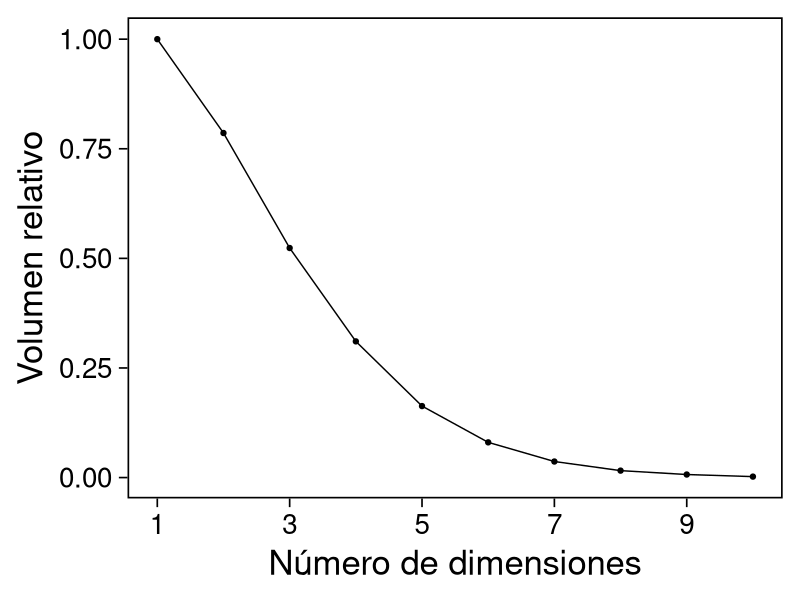
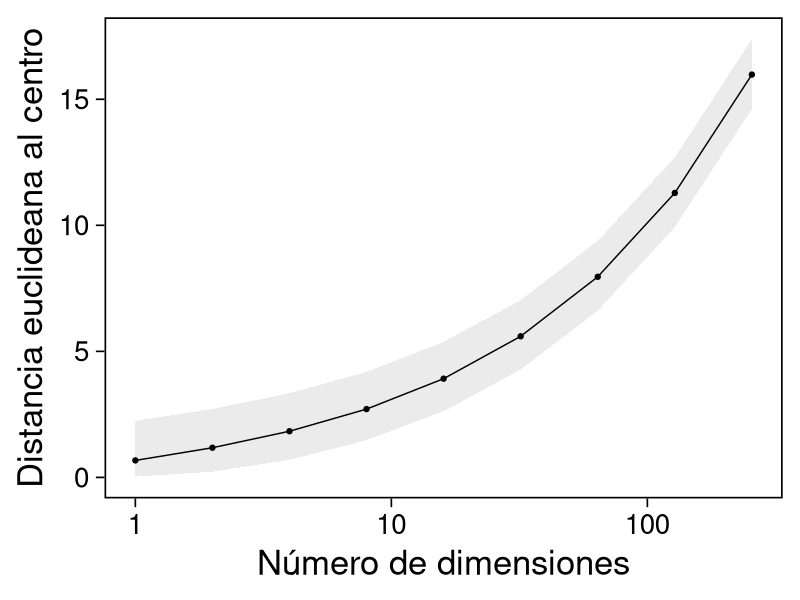
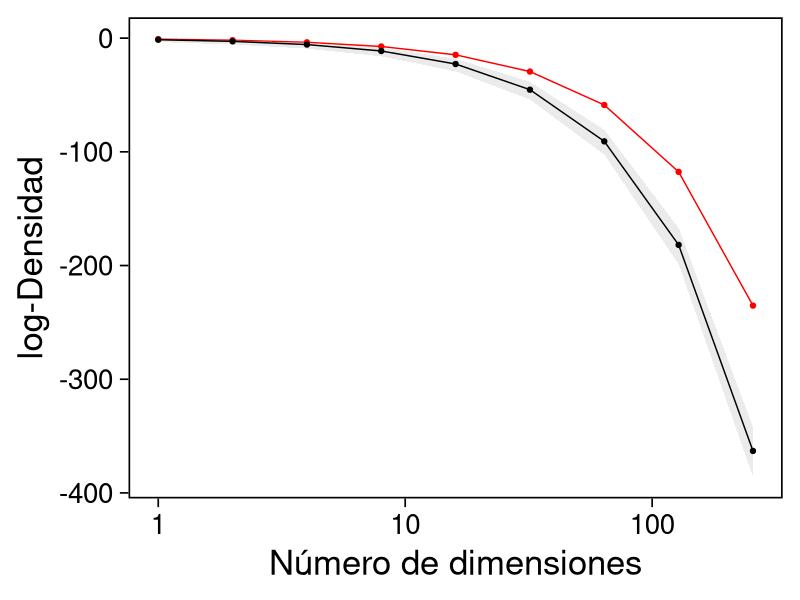
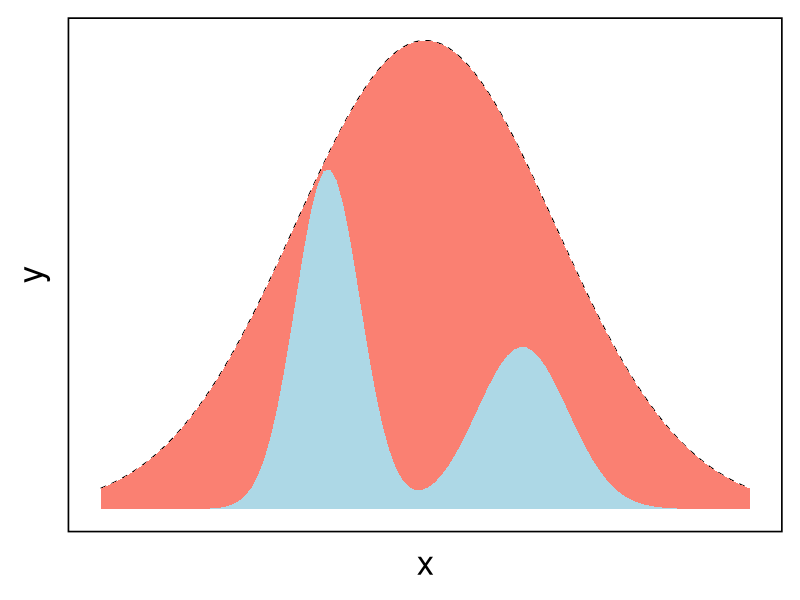
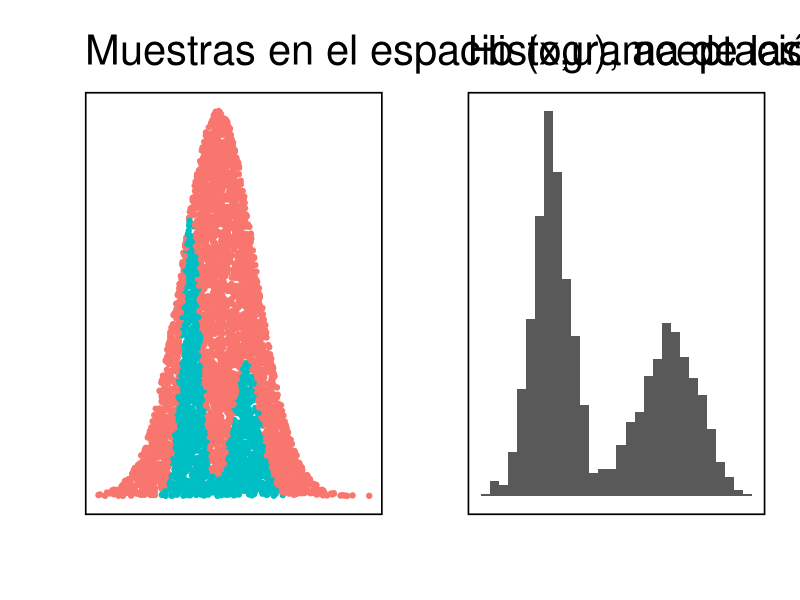
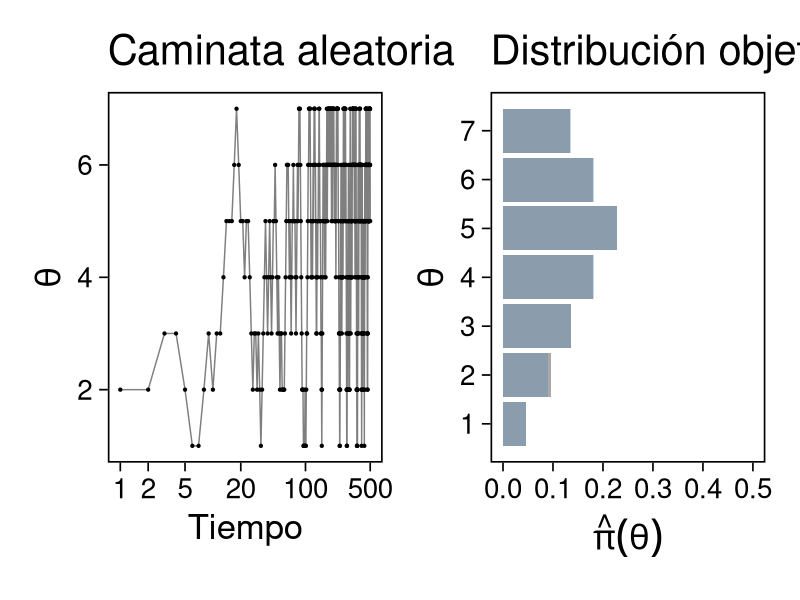
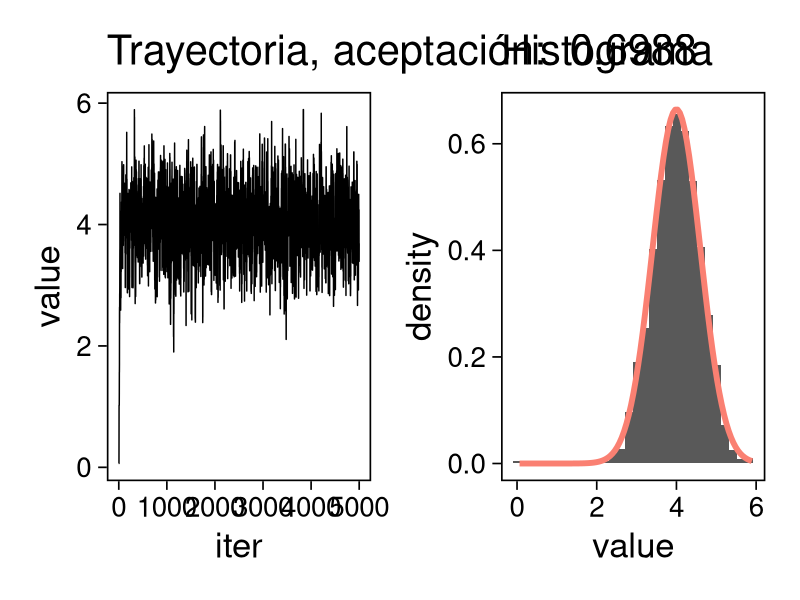
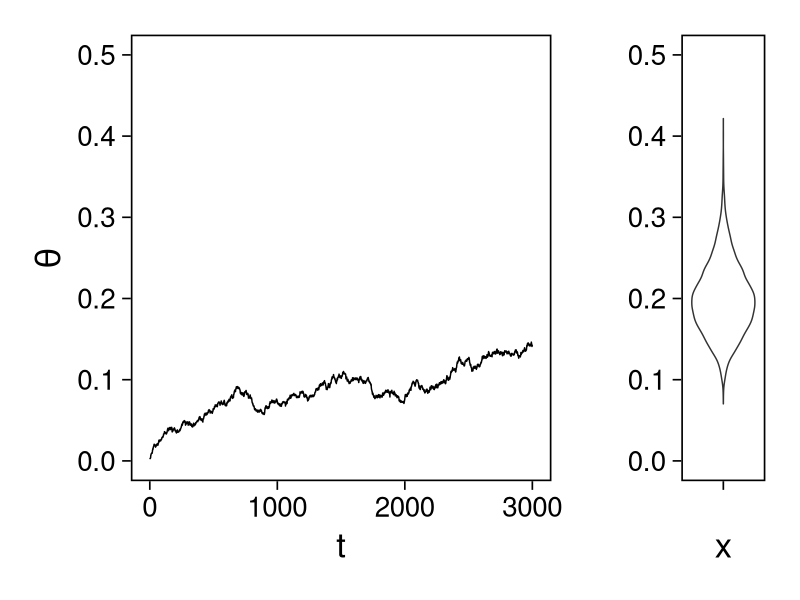

R code for these plots, in order:
## Setup --------------------------------------------
library(tidyverse)
library(patchwork)
library(scales)
## Cambia el default del tamaño de fuente 
theme_set(theme_linedraw(base_size = 25))

## Cambia el número de decimales para mostrar
options(digits = 4)
## Problemas con mi consola en Emacs
options(pillar.subtle = FALSE)
options(rlang_backtrace_on_error = "none")
options(crayon.enabled = FALSE)

color.itam  <- c("#00362b","#004a3b", "#00503f", "#006953", "#008367", "#009c7b", "#00b68f", NA)
sin_lineas <- theme(panel.grid.major = element_blank(), panel.grid.minor = element_blank())
sin_leyenda <- theme(legend.position = "none")
sin_ejes <- theme(axis.ticks = element_blank(), axis.text = element_blank())

distancia_euclideana <- function(u) sqrt(sum(u * u));

experimento <- function(ndim){
  nsamples <- 1e5; 
  y <- matrix(runif(nsamples * ndim, -0.5, 0.5), nsamples, ndim);
  mean(apply(y, 1, distancia_euclideana) < 0.5)
}

tibble(dims = 1:10) |>
  mutate(prob = map_dbl(dims, experimento)) |>
  ggplot(aes(dims, prob)) +
  geom_point() +
  geom_line() +
  sin_lineas +
  scale_x_continuous(breaks=c(1, 3, 5, 7, 9)) +
xlab("Número de dimensiones") +
ylab("Volumen relativo")

tibble(dim = 2**seq(0, 8)) |>
  mutate(.centro = sqrt(qchisq(.50, dim)),
         .lower = sqrt(qchisq(.025, dim)),
         .upper = sqrt(qchisq(.975, dim))) |>
ggplot(aes(dim, .centro)) +
geom_ribbon(aes(ymin = .lower, ymax = .upper), alpha = .3, fill = "gray") + 
geom_line() + geom_point() + sin_lineas +
scale_x_log10() +
ylab("Distancia euclideana al centro") +
xlab("Número de dimensiones")

tibble(dim = 2**seq(0, 8)) |>
  mutate(.resultados  = map(dim, function(ndim){
           x <- unlist(purrr::rerun(10000, sum(dnorm(rnorm(ndim),log = TRUE))))
           tibble(x = x) |>
             summarise(.densidad_tip = mean(x),
                       .lower_densidad = quantile(x, .025),
                       .upper_densidad = quantile(x, .975),
                       .densidad_moda = sum(dnorm(rep(0, ndim), log = TRUE)))
         })) |>
  unnest(.resultados) |>
  ggplot(aes(dim, .densidad_tip)) +
  geom_line(aes(y = .densidad_moda), col = 'red') +
  geom_point(aes(y = .densidad_moda), col = 'red') + 
  geom_ribbon(aes(ymin = .lower_densidad, ymax = .upper_densidad), alpha = .3, fill = "gray") + 
  geom_line() + geom_point() + sin_lineas +
  scale_x_log10() +
  ylab("log-Densidad") +
  xlab("Número de dimensiones")

## Muestreo por aceptacion rechazo ---------------

crea_mezcla <- function(weights){
  function(x){
    weights$w1 * dnorm(x, mean = -1.5, sd = .5) +
      weights$w2 * dnorm(x, mean = 1.5, sd = .7)
  }
}

objetivo <- crea_mezcla(list(w1 = .6, w2 = .4))

tibble(x = seq(-5, 5, length.out = 100)) |>
  mutate(y = objetivo(x),
         aprox = 3.3 * dnorm(x, 0, sd = 2)) |>
  ggplot(aes(x,y)) +
  geom_area(fill = "lightblue") +
  geom_line(aes(x, aprox), lty = 2) +
  geom_ribbon(aes(ymin = y, ymax = aprox), fill = "salmon") + sin_lineas +
  sin_ejes

crea_mezcla <- function(weights){
  function(x){
    weights$w1 * dnorm(x, mean = -1.5, sd = .5) +
      weights$w2 * dnorm(x, mean = 1.5, sd = .7)
  }
}
objetivo <- crea_mezcla(list(w1 = .6, w2 = .4))
M        <- 3.3

library(R6)
ModeloNormal <- R6Class("ProbabilityModel", list(
      mean = NA, sd = NA,
      initialize = function(mean = 0, sd = 1){ ## Inicializador
        self$mean = mean; self$sd   = sd
      },
      sample = function(n = 1){                ## Muestreador
        rnorm(n, self$mean, sd = self$sd)              
      },
      density = function(x, log = TRUE){       ## Densidad
        dnorm(x, self$mean, sd = self$sd, log = log)
      }))

crea_rejection_sampling <- function(objetivo, aprox, M){
  function(niter){
    muestras <- matrix(nrow = niter, ncol = 3)
    for (ii in seq(1, niter)){
      propuesta <- aprox$sample()
      p <- objetivo(propuesta)
      g <- aprox$density(propuesta, log = FALSE)
      u <- runif(1)
      if (u < p/(M * g)) {  ## Aceptamos 
        muestras[ii, 1] <- 1
      } else {              ## Rechazamos 
        muestras[ii, 1] <- 0
      }
      muestras[ii, 2] <- propuesta
      muestras[ii, 3] <- u 
    }
    colnames(muestras) <- c("accept", "value", "auxiliar")
    muestras
  }
}

modelo.muestreo  <- ModeloNormal$new(mean = 0, sd = 2)
muestreo_rechazo <- crea_rejection_sampling(objetivo, modelo.muestreo, M)

muestras <- muestreo_rechazo(5000) |>
  as.tibble() |>
  mutate(density = modelo.muestreo$density(value, log = FALSE))

g1 <- muestras |>
  ggplot(aes(value, auxiliar * modelo.muestreo$density(value, log = FALSE))) +
  geom_point(aes(color = factor(accept))) + sin_lineas + sin_ejes + sin_leyenda +
  xlab("") + ylab("") +
  ggtitle(paste("Muestras en el espacio (x,u), aceptación: ", mean(muestras$accept)))

g2 <- muestras |>
  filter(accept == 1) |>
  ggplot(aes(value)) +
  geom_histogram() + 
  sin_lineas + sin_ejes + sin_leyenda +
  xlab("") + ylab("") +
  ggtitle("Histograma de las muestras generadas")

g1 + g2

## Caminata entre islas --------------------------
set.seed(1087)

islas <- tibble(islas = 1:7, pob = c(1,2,3,4,5,4,3))
camina_isla <- function(i){ # i: isla actual
  u_izq <- runif(1) # Lanzamos volado para ver si nos vamos izq o der. 
  v <- ifelse(u_izq < 0.5, i - 1, i + 1)  # Pedimos índice isla vecina. 
  if (v < 1 | v > 7) { # si estas en los extremos y el volado indica salir
    return(i)
  }
  u_cambio <- runif(1) # Moneda de aceptacion de cambio
  p_cambio = min(islas$pob[v]/islas$pob[i], 1)
  if (u_cambio < p_cambio) {
    return(v) # isla destino
  }
  else {
    return(i) # me quedo en la misma isla
  }
}

pasos <- 100000; iteraciones <- numeric(pasos)
iteraciones[1] <- sample(1:7, 1) # isla inicial
for (j in 2:pasos) {
    iteraciones[j] <- camina_isla(iteraciones[j - 1])
}
caminata <- tibble(paso = 1:pasos, isla = iteraciones)

plot_caminata <- ggplot(caminata[1:500, ], aes(x = paso, y = isla)) +
  geom_point(size = 0.8) +
  geom_path(alpha = 0.5) +
  labs(title = "Caminata aleatoria") +
  scale_x_continuous(trans = "log10", "Tiempo", breaks = c(1, 2, 5, 20, 100, 500)) +
  scale_y_continuous( expression(theta)) + sin_lineas
plot_dist <- ggplot(caminata, aes(x = isla)) +
  geom_bar(fill = "darkgray", aes(y = (..count..)/sum(..count..))) +
  geom_bar(data = islas |>  mutate(prop = pob/sum(pob)),
           aes(x = islas, y = prop), fill = "steelblue", alpha = .3, stat = "identity") + 
  scale_x_continuous(expression(theta), breaks = 1:10) +
  ylim(0,.5) + 
  labs(title = "Distribución objetivo (Histograma)", 
       y = expression(hat(pi)(theta))) + sin_lineas + coord_flip()
plot_caminata + plot_dist

## Caminata en espacio continuo ------------------------

ModeloUniforme <- R6Class("ProbabilityModel", list(
     a = NA, b = NA, 
     initialize = function(a = 0, b = 1){
       self$a = a; self$b = b
     }, 
     sample = function(n = 1){
       runif(n, self$a, self$b)              
     },
     density = function(x, log = TRUE){
       dunif(x, self$a, self$b, log = log)
     }))

crea_cadena_markov <- function(objetivo, muestreo){
  function(niter){
    muestras <- matrix(nrow = niter, ncol = 2)
    ## Empezamos en algun lugar
    estado   <- muestreo$sample()
    muestras[1,2] <- estado
    muestras[1,1] <- 1
    for (ii in 2:niter){
      ## Generamos un candidato
      propuesta   <- estado + muestreo$sample()
      p_propuesta <- objetivo$density(propuesta, log = FALSE)
      p_estado    <- objetivo$density(estado, log = FALSE)
      ## Evaluamos probabilidad de aceptar
      if (runif(1) < p_propuesta/p_estado) {
        muestras[ii, 1] <- 1 ## Aceptamos
        muestras[ii, 2] <- propuesta
      } else {
        muestras[ii, 1] <- 0 ## Rechazamos
        muestras[ii, 2] <- estado
      }
      estado <- muestras[ii, 2]
    }
    colnames(muestras) <- c("accept", "value")
    muestras
  }
}

objetivo <- ModeloNormal$new(mean = 4, sd = .6)
muestreo <- ModeloUniforme$new(a = -1, b = 1)

mcmc <- crea_cadena_markov(objetivo, muestreo)
muestras <- mcmc(5000)

g1 <- muestras |>
  as.tibble() |>
  mutate(iter = 1:n()) |>
  ggplot(aes(iter, value)) +
  geom_line() + sin_lineas + 
  ggtitle(paste("Trayectoria, aceptación: ", mean(muestras[,1])))

g2 <- muestras |>
  as.tibble() |>
  ggplot(aes(value)) +
  geom_histogram(aes(y = ..density..)) +
  stat_function(fun = objetivo$density,
                args = list(log = FALSE),
                color = "salmon",
                size = 2) + sin_lineas + 
  ggtitle("Histograma")

g1 + g2

## Implementacion Metropolis Hastings -----------------------
ModeloGamma <-
  R6Class("ProbabilityModel",
          list(
            shape = NA,
            rate  = NA, 
            initialize = function(a = 0, b = 1){
              self$shape = a
              self$rate  = b
            }, 
            sample = function(n = 1){
              rgamma(n, shape = self$shape, rate = self$rate)              
            },
            density = function(x, log = TRUE){
              dgamma(x, shape = self$shape, rate = self$rate, log = log)
            }           
          ))

### Muestreador Metropolis-Hastings -------------------------
crea_metropolis_hastings <- function(objetivo, muestreo){
  ## Este muestreador aprovecha la simetría de la propuesta 
  function(niter){
    ## Empezamos en algun lugar
    estado <- muestreo$sample()
    ndim <- length(estado) 
    muestras <- matrix(nrow = niter, ncol = ndim + 1)      
    muestras[1,2:(ndim+1)] <- estado
    muestras[1,1] <- 1
    for (ii in 2:niter){
      propuesta   <- estado + muestreo$sample()
      log_pi_propuesta <- objetivo$density(propuesta)
      log_pi_estado    <- objetivo$density(estado)
      log_alpha <- log_pi_propuesta - log_pi_estado

      if (log(runif(1)) < log_alpha) {
        muestras[ii, 1] <- 1 ## Aceptamos
        muestras[ii, 2:(ndim+1)] <- propuesta
      } else {
        muestras[ii, 1] <- 0 ## Rechazamos
        muestras[ii, 2:(ndim+1)] <- estado
      }
      estado <- muestras[ii, 2:(ndim+1)]
    }
    if (ndim == 1) {colnames(muestras) <- c("accept", "value")}
    muestras
  }
}

set.seed(108727)
objetivo <- ModeloGamma$new(a = 20, b = 100)
muestreo <- ModeloNormal$new(sd = 0.001)
mcmc_chico <- crea_metropolis_hastings(objetivo, muestreo)

g1 <- mcmc_chico(3000) |>
  as.tibble() |>
  mutate(t = 1:n()) |>
  ggplot(aes(t, value)) +
  geom_line() + sin_lineas + ylab(expression(theta)) +
  ylim(0, 0.5)

g2 <- tibble(x = rgamma(10000, 20, 100)) |>
  ggplot(aes(y = x, x = "")) +
  geom_violin() +
  ylab("") + sin_lineas +
  ylim(0, 0.5)

g1 + g2 + plot_layout(widths = c(5, 1))

set.seed(108727)
muestreo <- ModeloNormal$new(sd = 20)
mcmc_grande <- crea_metropolis_hastings(objetivo, muestreo)

g1 <- mcmc_grande(3000) |>
  as.tibble() |>
  mutate(t = 1:n()) |>
  ggplot(aes(t, value)) +
  geom_line() + sin_lineas + ylab(expression(theta)) +
  ylim(0, 0.5)

g2 <- tibble(x = rgamma(10000, 20, 100)) |>
  ggplot(aes(y = x, x = "")) +
  geom_violin() +
  ylab("") + sin_lineas +
  ylim(0, 0.5)

g1 + g2 + plot_layout(widths = c(5, 1))

set.seed(108727)
muestreo <- ModeloNormal$new(sd = 0.1)
mcmc_justo <- crea_metropolis_hastings(objetivo, muestreo)

g1 <- mcmc_justo(3000) |>
  as.tibble() |>
  mutate(t = 1:n()) |>
  ggplot(aes(t, value)) +
  geom_line() + sin_lineas + ylab(expression(theta)) +
  ylim(0, 0.5)

g2 <- tibble(x = rgamma(10000, 20, 100)) |>
  ggplot(aes(y = x, x = "")) +
  geom_violin() +
  ylab("") + sin_lineas +
  ylim(0, 0.5)

g1 + g2 + plot_layout(widths = c(5, 1))

tibble(configuracion = c("Paso chico", "Paso grande", "Paso justo"), 
       cadena   = c(mcmc_chico, mcmc_grande, mcmc_justo)) |>
  mutate(muestras = map(cadena, function(x) {
    set.seed(108727)
    x(3000) |>
      as.tibble()
  })) |>
  unnest(muestras) |>
  group_by(configuracion) |>
  summarise(media = mean(value),
            tasa.aceptacion = mean(accept)) |>
  rbind(tibble(configuracion = "Teorica",
               media = objetivo$shape/objetivo$rate,
               tasa.aceptacion = NA)) |>
  as.data.frame()

set.seed(108727)

g1 <- mcmc_chico(1000000) |>
  as.tibble() |>
  mutate(t = 1:n()) |>
  ggplot(aes(t, value)) +
  geom_line() + sin_lineas + ylab(expression(theta)) +
  ylim(0, 0.5)

g2 <- tibble(x = rgamma(10000, 20, 100)) |>
  ggplot(aes(y = x, x = "")) +
  geom_violin() +
  ylab("") + sin_lineas +
  ylim(0, 0.5)

g1 + g2 + plot_layout(widths = c(5, 1))

## En mas dimensiones -------------------------------

library(mvtnorm)
ModeloNormalMultivariado <- R6Class("ProbabilityModel", list(
      mean = NA,
      cov  = NA, 
      initialize = function(mu = 0, sigma = 1){
        self$mean = mu; self$cov  = sigma |> as.matrix()
      }, 
      sample = function(n = 1){
        rmvnorm(n, mean = self$mean, sigma = self$cov)              
      },
      density = function(x, log = TRUE){
        dmvnorm(x, self$mean, self$cov, log = log)              
      }))

mu <- c(1, 2)
Sigma <- matrix(c(1, .75, .75, 1), nrow = 2)
objetivo <- ModeloNormalMultivariado$new(mu, Sigma)


genera_experimento <- function(sigma){
  muestreo <- ModeloNormalMultivariado$new(c(0,0),
                                           sigma * diag(c(1,1)))
  set.seed(10)
  mcmc_multi <- crea_metropolis_hastings(objetivo, muestreo)
  mcmc_multi(50) |>
    as.tibble()
}

set.seed(108727)
## Para dibujar las curvas de nivel - distribucion objetivo 
plot.grid <- expand_grid(x = seq(-2,5, by = 7/99), y = seq(-1,5, by = 6/99))
plot.grid <- plot.grid %>% 
  mutate(density.target = dmvnorm(plot.grid, mean = mu, sigma = Sigma))
plot.breaks.target <- plot.grid %>% 
  summarise(breaks = quantile(density.target, probs = c(.67, .90, .99, 1))) %>% 
  pull(breaks)

## Caminatas aleatorias 
muestras.normal <- tibble(sigma = c(.1, .75, 2.33/sqrt(2), 5)) |>
   mutate(muestras = map(sigma, genera_experimento)) |>
   unnest(muestras)

## Para dibujar las curvas de nivel - distribucion propuesta
contours.proposal <- muestras.normal |>
  filter(sigma == 2.33/sqrt(2)) |>
  slice(1,3,7) |> mutate(id = 1:3) |>
  nest(location = c(V2, V3)) |>
  mutate(density.proposal = map(location,
         function(x){
           dmvnorm(plot.grid |> select(x,y),
                   mean = as.matrix(x),
                   sigma = 1.65 * diag(c(1,1)))
         }),
         coords = list(plot.grid |> select(x,y))) |>
  mutate(breaks.proposal = map(density.proposal, quantile, probs = c(.67,.90,.99)))

contours.proposal |>
  unnest(location, density.proposal, coords) |> 
  ggplot(aes(x, y, z = density.proposal)) +
  geom_contour_filled(bins = 4) + scale_fill_brewer(palette = "Purples") + 
  geom_point(data = contours.proposal |> unnest(location),
             aes(V2, V3), shape = 19, size = 10) +
  geom_contour(data = plot.grid, aes(x,y,z = density.target),
               breaks = plot.breaks.target, color = "black") +
  xlab(expression(x[1])) + ylab(expression(x[2])) + 
  facet_wrap(~id) + sin_lineas + coord_equal() + sin_leyenda

contours.proposal |>
  mutate(denominator = map(location, objetivo$density),
         numerator   = map(coords  , objetivo$density)) |>
  unnest(numerator, denominator) |>
  mutate(metropolis.hastings = ifelse(exp(numerator-denominator) < 1,
                                      exp(numerator-denominator), 1.00),
         contours.proposal |> unnest(coords) |> select(x,y),
         contours.proposal |> unnest(density.proposal),
         alpha = metropolis.hastings * density.proposal) |>
  ggplot(aes(x, y, z = log(metropolis.hastings + 1))) +
  geom_contour_filled(bins = 7) +
  scale_fill_brewer(palette = "Purples", direction = 1) +
  facet_wrap(~id) + sin_lineas + coord_equal() + sin_leyenda + 
  geom_point(data = contours.proposal |> unnest(location),
             aes(V2, V3), inherit.aes = FALSE, shape = 19, size = 10) +
  xlab(expression(x[1])) + ylab(expression(x[2]))

contours.proposal |>
  mutate(denominator = map(location, objetivo$density),
         numerator   = map(coords  , objetivo$density)) |>
  unnest(numerator, denominator) |>
  mutate(metropolis.hastings = ifelse(exp(numerator-denominator) < 1,
                                      exp(numerator-denominator), 1.00),
         contours.proposal |> unnest(coords) |> select(x,y),
         contours.proposal |> unnest(density.proposal),
         alpha = metropolis.hastings * density.proposal) |>
  ggplot(aes(x, y, z = alpha)) +
  geom_contour_filled(bins = 5) +
  scale_fill_brewer(palette = "Purples") +
  facet_wrap(~id) + sin_lineas + coord_equal() + sin_leyenda + 
  geom_point(data = contours.proposal |> unnest(location),
             aes(V2, V3), inherit.aes = FALSE, shape = 19, size = 10) +
  xlab(expression(x[1])) + ylab(expression(x[2]))

## Caminatas aleatorias 
muestras.normal |>
  ggplot(aes(x = V2, y = V3)) +
  geom_contour_filled(data = plot.grid, aes(x,y,z = density.target),
               breaks = plot.breaks.target) +
  scale_fill_brewer(palette = "Reds") + 
  geom_path() + geom_point() + 
  facet_wrap(~round(sigma,2), nrow = 1) + 
  xlab(expression(x[1])) + ylab(expression(x[2])) + 
  sin_lineas + coord_equal() + sin_leyenda
